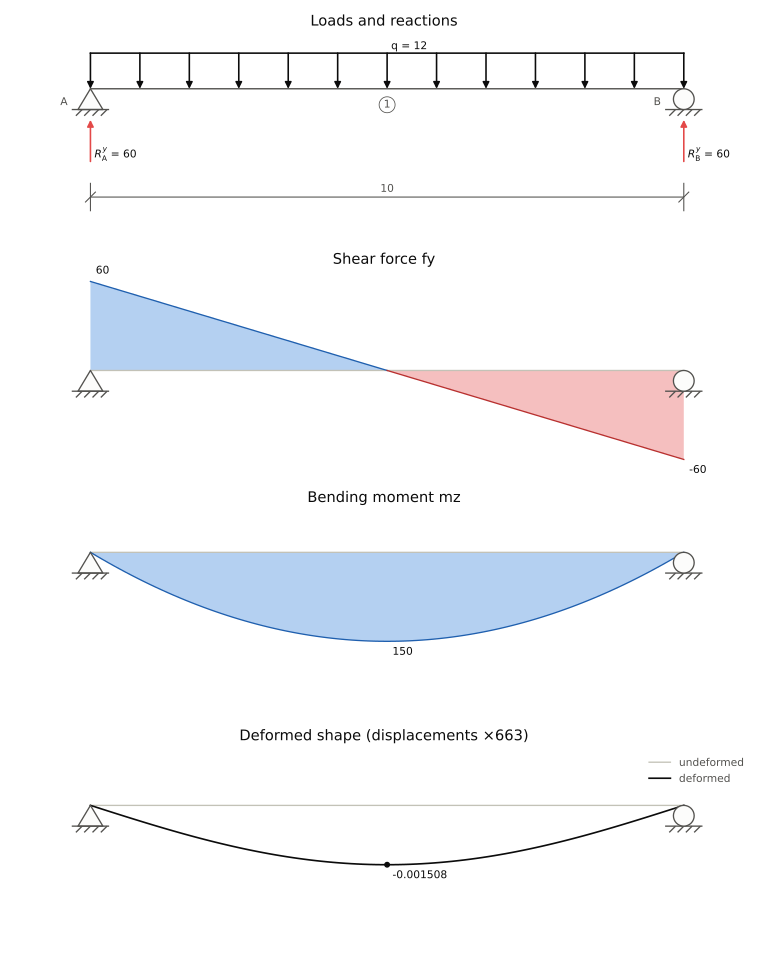

The script that saved this image:
import matplotlib.pyplot as plt

from pymas import Structure

# model and analyze a 10 m simple beam of 28 MPa concrete under its self weight

# create a model to analyze the beam (uy and rz degrees of freedoms activates)
model = Structure(type='beam')

# add a concrete of 28 MPa
model.add_material('concrete 28 MPa', E=4700*28**0.5*1000)  # kN/m2

# add a rectangular section of 0.5x1.0 m
model.add_rectangular_section('0.5x1.0', dy=1.0, dz=0.5)  # m

# add joints
model.add_joint('A', x=0.00)
model.add_joint('B', x=10.0)  # m

# add supports
model.add_support('A', r_ux=True, r_uy=True)
model.add_support('B', r_uy=True)

# add frame
model.add_frame('1', 'A', 'B', 'concrete 28 MPa', '0.5x1.0', bending_z=True)

# add self weight
model.add_distributed_load('1', fy=-24 * (0.5 * 1.0))  # kN/m

# analyze the model
model.run_analysis()

# plot the dimensioned beam with its loads, reactions and support names, the
# shear force and bending moment diagrams and the deformed shape, one under
# the other (sharex lines up the beams)
fig, (loads, shear, moment, deformed) = plt.subplots(4, 1, figsize=(8, 10),
                                                     sharex=True)
model.plot_loads(loads, dimensions=True, support_names=True, frame_names=True)
model.plot_diagram('fy', ax=shear, labels=True)
model.plot_diagram('mz', ax=moment, labels=True)
model.plot_deformed(ax=deformed, labels=True)
fig.tight_layout()
fig.savefig('simple_beam.svg')
